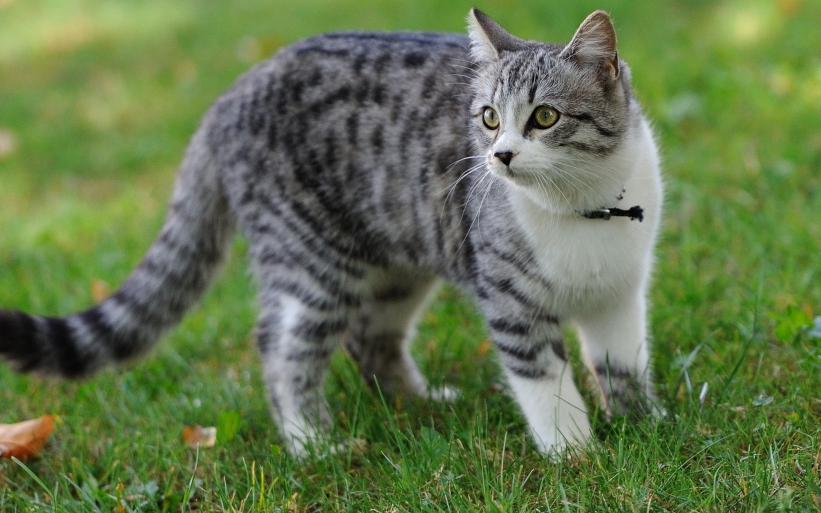
#> input picture image-11.jpeg, 1642 x 1026 px (shown at 1/2 size)
$ python -i bhash.py   (imports and definitions only)
#> lines starting #> are read from the running program, lines starting #| are printed output that depends on the picture
# Perceptual image hash calculation tool based on algorithm descibed in
# Block Mean Value Based Image Perceptual Hashing by Bian Yang, Fan Gu and Xiamu Niu
# The block hash algorithm divides the image into blocks and generates a value for each block,
# either 1 or 0. These values are combined serially from left to right into a hash.

import math
import imagehash
import PIL.Image as Image

def median(data):
    data = sorted(data)
    length = len(data)
    if length % 2 == 0:
        return (data[length // 2 - 1] + data[length // 2]) / 2.0
    return data[length // 2]

def total_value_rgba(img, data, x, y):
    r, g, b, a = data[y * img.size[0] + x]
    if a == 0:
        return 765
    else:
        return r + g + b

def total_value_rgb(img, data, x, y):
    r, g, b = data[y * img.size[0] + x]
    return r + g + b

def translate_blocks_to_bits(blocks, pixels_per_block):
    half_block_value = pixels_per_block * 256 * 3 / 2
    # Compare medians across four horizontal bands
    bandsize = len(blocks) // 4
    for i in range(4):
        m = median(blocks[i * bandsize : (i + 1) * bandsize])
        for j in range(i * bandsize, (i + 1) * bandsize):
            v = blocks[j]
            # Output a 1 if the block is brighter than the median.
            # With images dominated by black or white, the median may
            # end up being 0 or the max value, and thus having a lot
            # of blocks of value equal to the median.  To avoid
            # generating hashes of all zeros or ones, in that case output
            # 0 if the median is in the lower value space, 1 otherwise
            blocks[j] = int(v > m or (abs(v - m) < 1 and m > half_block_value))

def bits_to_hexhash(bits):
    return '{0:0={width}x}'.format(int(''.join([str(x) for x in bits]), 2), width = len(bits) // 4)

def total_value_method(img):
    if img.mode == 'RGBA':
        return total_value_rgba
    elif img.mode == 'RGB':
        return total_value_rgb
    else:
        raise RuntimeError('Unsupported image mode: {}'.format(img.mode))

def blockhash_even(img, hash_size):
    total_value = total_value_method(img)

    data = img.getdata()
    width, height = img.size
    blocksize_x = width // hash_size
    blocksize_y = height // hash_size

    result = []

    for y in range(hash_size):
        for x in range(hash_size):
            value = 0

            for iy in range(blocksize_y):
                for ix in range(blocksize_x):
                    cx = x * blocksize_x + ix
                    cy = y * blocksize_y + iy
                    value += total_value(img, data, cx, cy)

            result.append(value)

    translate_blocks_to_bits(result, blocksize_x * blocksize_y)
    return bits_to_hexhash(result)

def blockhash(img, hash_size):
    total_value = total_value_method(img)

    data = img.getdata()
    width, height = img.size

    even_x = width % hash_size == 0
    even_y = height % hash_size == 0

    if even_x and even_y:
        return blockhash_even(img, hash_size)

    blocks = [[0 for col in range(hash_size)] for row in range(hash_size)]

    block_width = float(width) / hash_size
    block_height = float(height) / hash_size

    for y in range(height):
        if even_y:
            # don't bother dividing y, if the size evenly divides by bits
            block_top = block_bottom = int(y // block_height)
            weight_top, weight_bottom = 1, 0
        else:
            y_frac, y_int = math.modf((y + 1) % block_height)

            weight_top = (1 - y_frac)
            weight_bottom = (y_frac)

            # y_int will be 0 on bottom/right borders and on block boundaries
            if y_int > 0 or (y + 1) == height:
                block_top = block_bottom = int(y // block_height)
            else:
                block_top = int(y // block_height)
                block_bottom = int(-(-y // block_height))

        for x in range(width):
            value = total_value(img, data, x, y)

            if even_x:
                block_left = block_right = int(x // block_width)
                weight_left, weight_right = 1, 0
            else:
                x_frac, x_int = math.modf((x + 1) % block_width)

                weight_left = (1 - x_frac)
                weight_right = (x_frac)

                # x_int will be 0 on bottom/right borders and on block boundaries
                if x_int > 0 or (x + 1) == width:
                    block_left = block_right = int(x // block_width)
                else:
                    block_left = int(x // block_width)
                    block_right = int(-(-x // block_width))

            # add weighted pixel value to relevant blocks
            blocks[block_top][block_left] += value * weight_top * weight_left
            blocks[block_top][block_right] += value * weight_top * weight_right
            blocks[block_bottom][block_left] += value * weight_bottom * weight_left
            blocks[block_bottom][block_right] += value * weight_bottom * weight_right

    result = [blocks[row][col] for row in range(hash_size) for col in range(hash_size)]

    translate_blocks_to_bits(result, block_width * block_height)
    return bits_to_hexhash(result)

# quick: bool - use quick hashing method
# hash_size: int
# size: int - resize image to specified size before hashing, e.g. 256x256
def bhash(img: Image, quick: bool = False, hash_size: int = 16, size: int = 256):
    if hash_size <= 0 or size <= 0:
        raise Exception('Invalid size value')

    if quick:
        method = blockhash_even
    else:
        method = blockhash
    # convert indexed/grayscale images to RGB
    if img.mode == '1' or img.mode == 'L' or img.mode == 'P':
        img = img.convert('RGB')
    elif img.mode == 'LA':
        img = img.convert('RGBA')
    # resize the image
    img = img.resize((size, size), Image.BILINEAR)

    hash = method(img, hash_size)
    return imagehash.hex_to_hash(hash)

>>> from PIL import Image
>>> picture = Image.open('../image-11.jpeg')
#> picture is the input picture: PIL image 1642x1026 RGB; mean R, G, B 99.9, 118, 76.8
>>> result = bhash(picture)
#> in bhash, `img = img.resize((size, size), Image.BILINEAR)`:
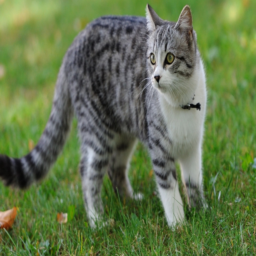
#> img: PIL image 256x256 RGB; mean R, G, B 99.9, 118, 76.8
#> (the run stopped early here; a loop or call above may not have finished)

$ run again, on image-4.jpeg
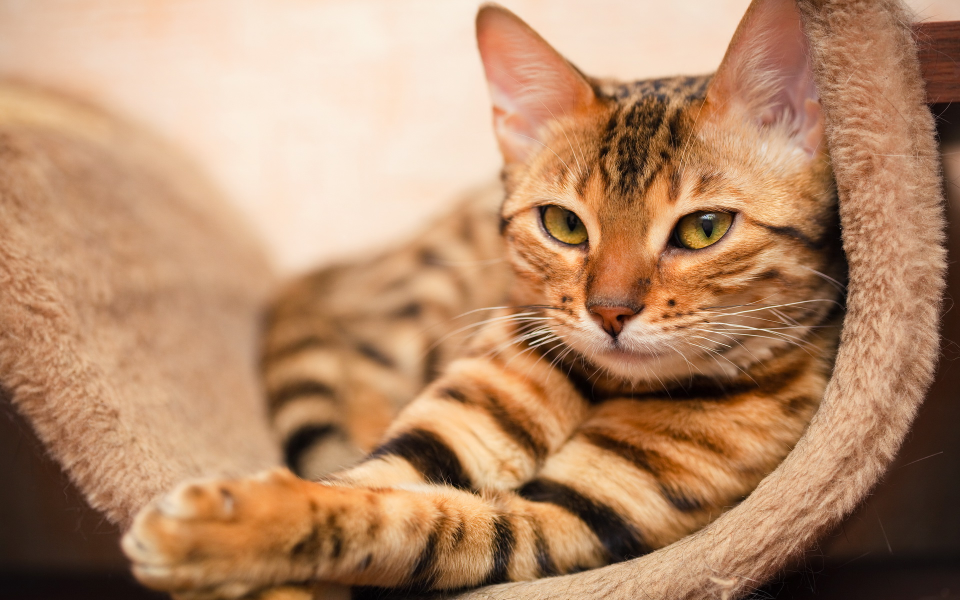
#> input picture image-4.jpeg, 1920 x 1200 px (shown at 1/2 size)
#> picture is the input picture: PIL image 1920x1200 RGB; mean R, G, B 181.2, 138.7, 106.2
#> in bhash, `img = img.resize((size, size), Image.BILINEAR)`:
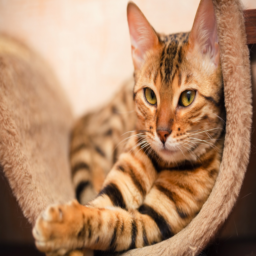
#> img: PIL image 256x256 RGB; mean R, G, B 181.2, 138.7, 106.2

$ run again, on image-5.jpeg
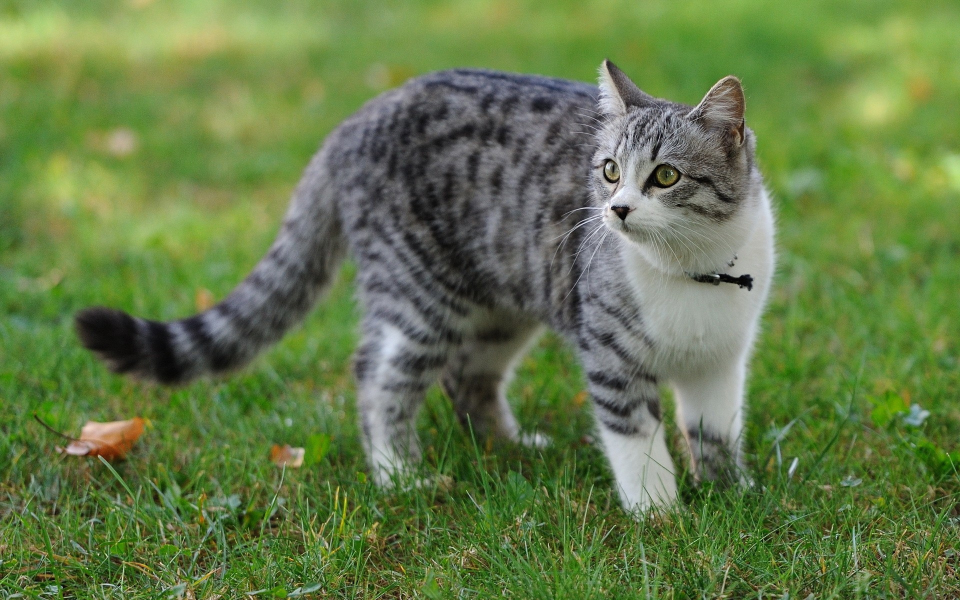
#> input picture image-5.jpeg, 1920 x 1200 px (shown at 1/2 size)
#> picture is the input picture: PIL image 1920x1200 RGB; mean R, G, B 100.7, 121.9, 72.9
#> in bhash, `img = img.resize((size, size), Image.BILINEAR)`:
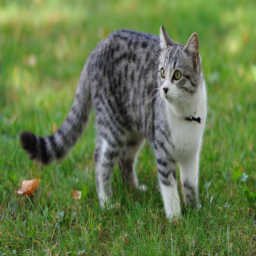
#> img: PIL image 256x256 RGB; mean R, G, B 100.7, 121.9, 72.9
